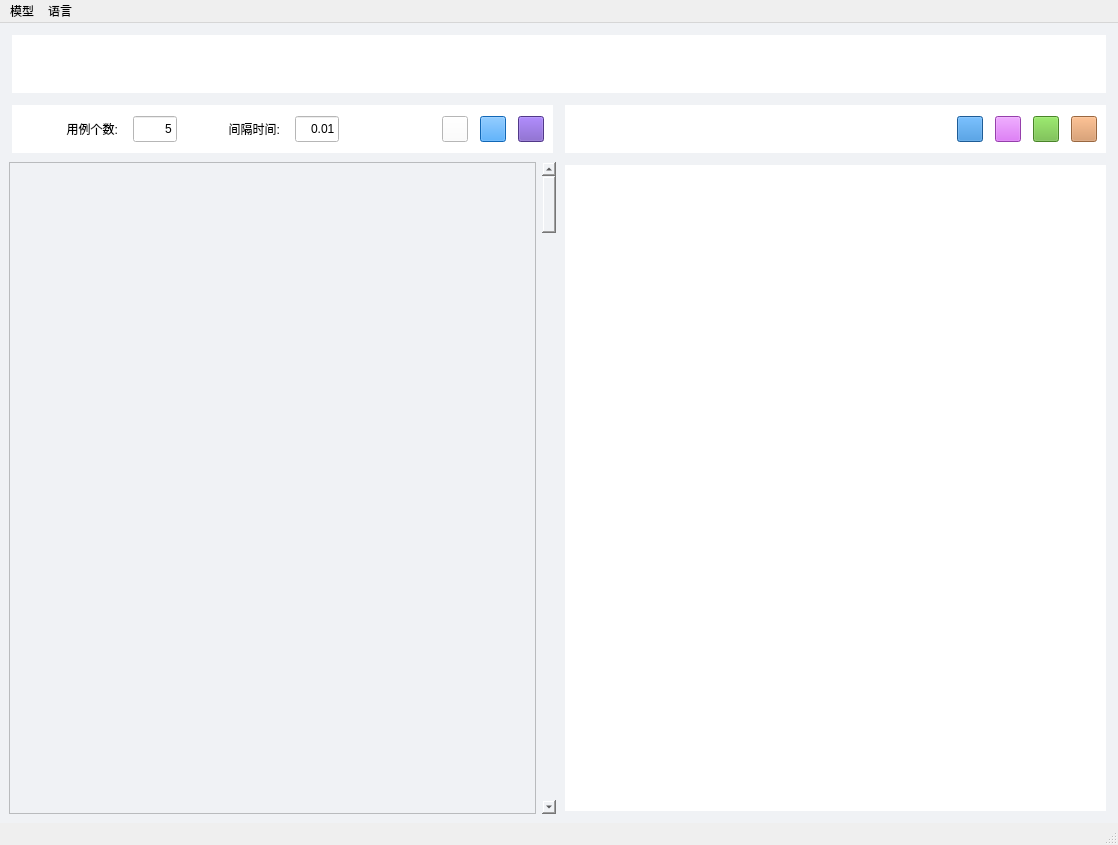
<?xml version="1.0" encoding="UTF-8"?>
<ui version="4.0">
 <class>MainWindow</class>
 <widget class="QMainWindow" name="MainWindow">
  <property name="geometry">
   <rect>
    <x>0</x>
    <y>0</y>
    <width>1118</width>
    <height>845</height>
   </rect>
  </property>
  <property name="minimumSize">
   <size>
    <width>1024</width>
    <height>768</height>
   </size>
  </property>
  <property name="baseSize">
   <size>
    <width>1920</width>
    <height>1080</height>
   </size>
  </property>
  <property name="styleSheet">
   <string notr="true">ToolTip {
                border: 1px solid black;
                background-color: lightgray;
                color: black;
                padding: 5px;
            }</string>
  </property>
  <widget class="QWidget" name="centralwidget">
   <property name="styleSheet">
    <string notr="true">background-color: rgb(240, 242, 245);</string>
   </property>
   <layout class="QHBoxLayout" name="horizontalLayout_2">
    <item>
     <layout class="QVBoxLayout" name="verticalLayout_3">
      <item>
       <widget class="QWidget" name="banner_widget" native="true">
        <property name="minimumSize">
         <size>
          <width>0</width>
          <height>64</height>
         </size>
        </property>
        <property name="maximumSize">
         <size>
          <width>16777215</width>
          <height>64</height>
         </size>
        </property>
        <property name="styleSheet">
         <string notr="true">background-color: rgb(255, 255, 255);
margin: 3px;</string>
        </property>
        <layout class="QHBoxLayout" name="horizontalLayout_6">
         <item>
          <widget class="QLabel" name="sdw_logo_label">
           <property name="minimumSize">
            <size>
             <width>175</width>
             <height>50</height>
            </size>
           </property>
           <property name="maximumSize">
            <size>
             <width>152</width>
             <height>50</height>
            </size>
           </property>
           <property name="text">
            <string/>
           </property>
           <property name="pixmap">
            <pixmap>resources/sdw.png</pixmap>
           </property>
          </widget>
         </item>
         <item>
          <widget class="QLabel" name="label_4">
           <property name="minimumSize">
            <size>
             <width>235</width>
             <height>50</height>
            </size>
           </property>
           <property name="maximumSize">
            <size>
             <width>235</width>
             <height>50</height>
            </size>
           </property>
           <property name="text">
            <string/>
           </property>
           <property name="pixmap">
            <pixmap>resources/ut_logo.png</pixmap>
           </property>
          </widget>
         </item>
         <item>
          <spacer name="horizontalSpacer_3">
           <property name="orientation">
            <enum>Qt::Horizontal</enum>
           </property>
           <property name="sizeHint" stdset="0">
            <size>
             <width>40</width>
             <height>20</height>
            </size>
           </property>
          </spacer>
         </item>
         <item>
          <widget class="QLabel" name="label_5">
           <property name="minimumSize">
            <size>
             <width>110</width>
             <height>38</height>
            </size>
           </property>
           <property name="maximumSize">
            <size>
             <width>110</width>
             <height>38</height>
            </size>
           </property>
           <property name="text">
            <string/>
           </property>
           <property name="pixmap">
            <pixmap>resources/kotei.png</pixmap>
           </property>
          </widget>
         </item>
        </layout>
       </widget>
      </item>
      <item>
       <layout class="QHBoxLayout" name="horizontalLayout">
        <item>
         <layout class="QVBoxLayout" name="verticalLayout_2">
          <item>
           <layout class="QHBoxLayout" name="horizontalLayout_3">
            <item>
             <widget class="QWidget" name="widget" native="true">
              <property name="minimumSize">
               <size>
                <width>0</width>
                <height>54</height>
               </size>
              </property>
              <property name="maximumSize">
               <size>
                <width>16777215</width>
                <height>54</height>
               </size>
              </property>
              <property name="styleSheet">
               <string notr="true">background-color: rgb(255, 255, 255);
margin: 3px;</string>
              </property>
              <layout class="QGridLayout" name="gridLayout_2">
               <item row="0" column="2">
                <widget class="QLineEdit" name="case_cnt_txt">
                 <property name="minimumSize">
                  <size>
                   <width>50</width>
                   <height>32</height>
                  </size>
                 </property>
                 <property name="maximumSize">
                  <size>
                   <width>50</width>
                   <height>32</height>
                  </size>
                 </property>
                 <property name="text">
                  <string>5</string>
                 </property>
                 <property name="maxLength">
                  <number>3</number>
                 </property>
                 <property name="alignment">
                  <set>Qt::AlignRight|Qt::AlignTrailing|Qt::AlignVCenter</set>
                 </property>
                </widget>
               </item>
               <item row="0" column="4">
                <widget class="QLineEdit" name="interval_time_txt">
                 <property name="minimumSize">
                  <size>
                   <width>50</width>
                   <height>32</height>
                  </size>
                 </property>
                 <property name="maximumSize">
                  <size>
                   <width>50</width>
                   <height>32</height>
                  </size>
                 </property>
                 <property name="text">
                  <string>0.01</string>
                 </property>
                 <property name="maxLength">
                  <number>4</number>
                 </property>
                 <property name="alignment">
                  <set>Qt::AlignRight|Qt::AlignTrailing|Qt::AlignVCenter</set>
                 </property>
                </widget>
               </item>
               <item row="0" column="8">
                <widget class="QPushButton" name="gen_prompt_btn">
                 <property name="minimumSize">
                  <size>
                   <width>32</width>
                   <height>32</height>
                  </size>
                 </property>
                 <property name="maximumSize">
                  <size>
                   <width>32</width>
                   <height>32</height>
                  </size>
                 </property>
                 <property name="cursor">
                  <cursorShape>ForbiddenCursor</cursorShape>
                 </property>
                 <property name="toolTip">
                  <string>生成Prompt</string>
                 </property>
                 <property name="styleSheet">
                  <string notr="true">background-color: rgb(24, 144, 255);</string>
                 </property>
                 <property name="text">
                  <string/>
                 </property>
                 <property name="icon">
                  <iconset>
                   <normaloff>resources/gen_prompt.png</normaloff>resources/gen_prompt.png</iconset>
                 </property>
                 <property name="iconSize">
                  <size>
                   <width>18</width>
                   <height>18</height>
                  </size>
                 </property>
                </widget>
               </item>
               <item row="0" column="9">
                <widget class="QPushButton" name="example_btn">
                 <property name="minimumSize">
                  <size>
                   <width>32</width>
                   <height>32</height>
                  </size>
                 </property>
                 <property name="maximumSize">
                  <size>
                   <width>32</width>
                   <height>32</height>
                  </size>
                 </property>
                 <property name="toolTip">
                  <string>加载例子</string>
                 </property>
                 <property name="styleSheet">
                  <string notr="true">background-color: rgb(114, 78, 191);</string>
                 </property>
                 <property name="text">
                  <string/>
                 </property>
                 <property name="icon">
                  <iconset>
                   <normaloff>resources/sample.png</normaloff>resources/sample.png</iconset>
                 </property>
                 <property name="iconSize">
                  <size>
                   <width>18</width>
                   <height>18</height>
                  </size>
                 </property>
                </widget>
               </item>
               <item row="0" column="0">
                <widget class="QLabel" name="label_2">
                 <property name="minimumSize">
                  <size>
                   <width>106</width>
                   <height>28</height>
                  </size>
                 </property>
                 <property name="maximumSize">
                  <size>
                   <width>106</width>
                   <height>28</height>
                  </size>
                 </property>
                 <property name="text">
                  <string>用例个数:</string>
                 </property>
                 <property name="alignment">
                  <set>Qt::AlignRight|Qt::AlignTrailing|Qt::AlignVCenter</set>
                 </property>
                </widget>
               </item>
               <item row="0" column="3">
                <widget class="QLabel" name="label_3">
                 <property name="minimumSize">
                  <size>
                   <width>100</width>
                   <height>28</height>
                  </size>
                 </property>
                 <property name="maximumSize">
                  <size>
                   <width>100</width>
                   <height>28</height>
                  </size>
                 </property>
                 <property name="text">
                  <string>间隔时间:</string>
                 </property>
                 <property name="alignment">
                  <set>Qt::AlignRight|Qt::AlignTrailing|Qt::AlignVCenter</set>
                 </property>
                </widget>
               </item>
               <item row="0" column="5">
                <spacer name="horizontalSpacer">
                 <property name="orientation">
                  <enum>Qt::Horizontal</enum>
                 </property>
                 <property name="sizeHint" stdset="0">
                  <size>
                   <width>40</width>
                   <height>20</height>
                  </size>
                 </property>
                </spacer>
               </item>
               <item row="0" column="7">
                <widget class="QPushButton" name="format_output_btn">
                 <property name="minimumSize">
                  <size>
                   <width>32</width>
                   <height>32</height>
                  </size>
                 </property>
                 <property name="maximumSize">
                  <size>
                   <width>32</width>
                   <height>32</height>
                  </size>
                 </property>
                 <property name="cursor">
                  <cursorShape>ForbiddenCursor</cursorShape>
                 </property>
                 <property name="toolTip">
                  <string>直接格式化输出</string>
                 </property>
                 <property name="styleSheet">
                  <string notr="true">background-color: rgb(249, 144, 7);
QPushButton { box-shadow: none; }</string>
                 </property>
                 <property name="text">
                  <string/>
                 </property>
                 <property name="icon">
                  <iconset>
                   <normaloff>resources/directly_output.png</normaloff>resources/directly_output.png</iconset>
                 </property>
                 <property name="iconSize">
                  <size>
                   <width>18</width>
                   <height>18</height>
                  </size>
                 </property>
                </widget>
               </item>
              </layout>
             </widget>
            </item>
           </layout>
          </item>
          <item>
           <layout class="QHBoxLayout" name="horizontalLayout_4">
            <item>
             <widget class="QListView" name="listView"/>
            </item>
            <item>
             <widget class="QScrollBar" name="verticalScrollBar">
              <property name="orientation">
               <enum>Qt::Vertical</enum>
              </property>
             </widget>
            </item>
           </layout>
          </item>
         </layout>
        </item>
        <item>
         <layout class="QVBoxLayout" name="verticalLayout">
          <item>
           <layout class="QHBoxLayout" name="horizontalLayout_5">
            <item>
             <widget class="QWidget" name="widget_2" native="true">
              <property name="minimumSize">
               <size>
                <width>0</width>
                <height>54</height>
               </size>
              </property>
              <property name="maximumSize">
               <size>
                <width>16777215</width>
                <height>54</height>
               </size>
              </property>
              <property name="styleSheet">
               <string notr="true">background-color: rgb(255, 255, 255);
margin: 3px;</string>
              </property>
              <layout class="QHBoxLayout" name="horizontalLayout_9">
               <item>
                <spacer name="horizontalSpacer_2">
                 <property name="orientation">
                  <enum>Qt::Horizontal</enum>
                 </property>
                 <property name="sizeHint" stdset="0">
                  <size>
                   <width>40</width>
                   <height>20</height>
                  </size>
                 </property>
                </spacer>
               </item>
               <item>
                <widget class="QPushButton" name="ai_format_btn">
                 <property name="minimumSize">
                  <size>
                   <width>32</width>
                   <height>32</height>
                  </size>
                 </property>
                 <property name="maximumSize">
                  <size>
                   <width>32</width>
                   <height>32</height>
                  </size>
                 </property>
                 <property name="cursor">
                  <cursorShape>ForbiddenCursor</cursorShape>
                 </property>
                 <property name="toolTip">
                  <string>AI输出</string>
                 </property>
                 <property name="styleSheet">
                  <string notr="true">background-color: rgb(42, 129, 210);</string>
                 </property>
                 <property name="text">
                  <string/>
                 </property>
                 <property name="icon">
                  <iconset>
                   <normaloff>resources/ai_output.png</normaloff>resources/ai_output.png</iconset>
                 </property>
                 <property name="iconSize">
                  <size>
                   <width>18</width>
                   <height>18</height>
                  </size>
                 </property>
                </widget>
               </item>
               <item>
                <widget class="QPushButton" name="std_format_btn">
                 <property name="minimumSize">
                  <size>
                   <width>32</width>
                   <height>32</height>
                  </size>
                 </property>
                 <property name="maximumSize">
                  <size>
                   <width>32</width>
                   <height>32</height>
                  </size>
                 </property>
                 <property name="cursor">
                  <cursorShape>ForbiddenCursor</cursorShape>
                 </property>
                 <property name="toolTip">
                  <string>标准输出</string>
                 </property>
                 <property name="styleSheet">
                  <string notr="true">background-color: rgb(209, 88, 239);</string>
                 </property>
                 <property name="text">
                  <string/>
                 </property>
                 <property name="icon">
                  <iconset>
                   <normaloff>resources/std_output.png</normaloff>resources/std_output.png</iconset>
                 </property>
                 <property name="iconSize">
                  <size>
                   <width>18</width>
                   <height>18</height>
                  </size>
                 </property>
                </widget>
               </item>
               <item>
                <widget class="QPushButton" name="export_excel_btn">
                 <property name="minimumSize">
                  <size>
                   <width>32</width>
                   <height>32</height>
                  </size>
                 </property>
                 <property name="maximumSize">
                  <size>
                   <width>32</width>
                   <height>32</height>
                  </size>
                 </property>
                 <property name="cursor">
                  <cursorShape>ForbiddenCursor</cursorShape>
                 </property>
                 <property name="toolTip">
                  <string>导出excel</string>
                 </property>
                 <property name="styleSheet">
                  <string notr="true">background-color: rgb(102, 185, 56);</string>
                 </property>
                 <property name="text">
                  <string/>
                 </property>
                 <property name="icon">
                  <iconset>
                   <normaloff>resources/xlsx.png</normaloff>resources/xlsx.png</iconset>
                 </property>
                 <property name="iconSize">
                  <size>
                   <width>18</width>
                   <height>18</height>
                  </size>
                 </property>
                </widget>
               </item>
               <item>
                <widget class="QPushButton" name="update_json_btn">
                 <property name="minimumSize">
                  <size>
                   <width>32</width>
                   <height>32</height>
                  </size>
                 </property>
                 <property name="maximumSize">
                  <size>
                   <width>32</width>
                   <height>32</height>
                  </size>
                 </property>
                 <property name="cursor">
                  <cursorShape>ForbiddenCursor</cursorShape>
                 </property>
                 <property name="toolTip">
                  <string>更新json数据</string>
                 </property>
                 <property name="styleSheet">
                  <string notr="true">background-color: rgb(214, 144, 89);</string>
                 </property>
                 <property name="text">
                  <string/>
                 </property>
                 <property name="icon">
                  <iconset>
                   <normaloff>resources/update_json.png</normaloff>resources/update_json.png</iconset>
                 </property>
                 <property name="iconSize">
                  <size>
                   <width>18</width>
                   <height>18</height>
                  </size>
                 </property>
                </widget>
               </item>
              </layout>
             </widget>
            </item>
           </layout>
          </item>
          <item>
           <widget class="QTextEdit" name="test_case_txt">
            <property name="styleSheet">
             <string notr="true">background-color: rgb(255, 255, 255);
margin: 3px;</string>
            </property>
            <property name="frameShape">
             <enum>QFrame::NoFrame</enum>
            </property>
           </widget>
          </item>
         </layout>
        </item>
       </layout>
      </item>
     </layout>
    </item>
   </layout>
  </widget>
  <widget class="QMenuBar" name="menubar">
   <property name="geometry">
    <rect>
     <x>0</x>
     <y>0</y>
     <width>1118</width>
     <height>26</height>
    </rect>
   </property>
   <widget class="QMenu" name="model_menu">
    <property name="title">
     <string>模型</string>
    </property>
    <addaction name="model_wx_act"/>
    <addaction name="model_ChatGPT_act"/>
   </widget>
   <widget class="QMenu" name="language_menu">
    <property name="title">
     <string>语言</string>
    </property>
    <addaction name="chinese_action"/>
    <addaction name="english_action"/>
    <addaction name="japanese_action"/>
   </widget>
   <addaction name="model_menu"/>
   <addaction name="language_menu"/>
  </widget>
  <widget class="QStatusBar" name="statusbar"/>
  <action name="chinese_btn">
   <property name="text">
    <string>中文</string>
   </property>
  </action>
  <action name="english_btn">
   <property name="text">
    <string>english</string>
   </property>
  </action>
  <action name="japanese_btn">
   <property name="text">
    <string>日本語</string>
   </property>
  </action>
  <action name="model_wx_act">
   <property name="text">
    <string>√ | 文心一言</string>
   </property>
  </action>
  <action name="model_ChatGPT_act">
   <property name="text">
    <string>    | ChatGPT</string>
   </property>
  </action>
  <action name="chinese_action">
   <property name="text">
    <string>中文</string>
   </property>
  </action>
  <action name="english_action">
   <property name="text">
    <string>English</string>
   </property>
  </action>
  <action name="japanese_action">
   <property name="text">
    <string>日本語</string>
   </property>
  </action>
 </widget>
 <resources/>
 <connections/>
</ui>
